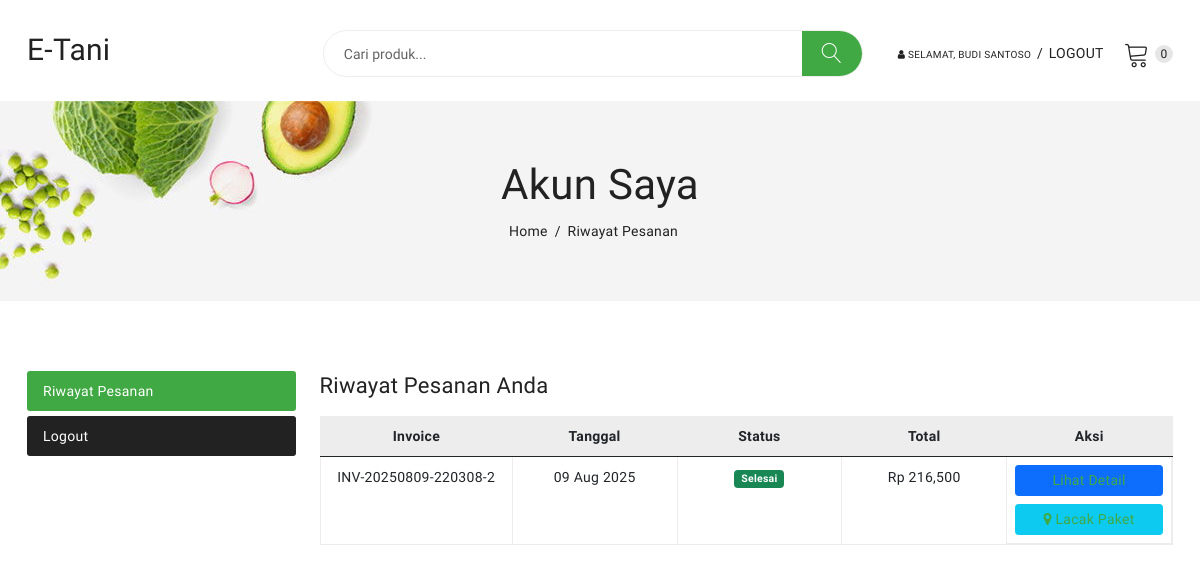
The app's page /akun.php (signed in) with its own data.
### tables this page shows
CREATE TABLE `pesanan` (
  `id_pesanan` int(11) NOT NULL,
  `kode_invoice` varchar(50) NOT NULL,
  `id_pembeli` int(11) NOT NULL,
  `id_kurir` int(11) DEFAULT NULL,
  `alamat_pengiriman` text NOT NULL,
  `total_bayar` decimal(12,0) NOT NULL,
  `ongkir` decimal(10,0) NOT NULL,
  `tgl_pesan` timestamp NOT NULL DEFAULT current_timestamp(),
  `status_pesanan` enum('Menunggu Pembayaran','Menunggu Verifikasi','Diproses','Dikirim','Selesai','Dibatalkan') NOT NULL DEFAULT 'Menunggu Pembayaran',
  `metode_pembayaran` varchar(50) DEFAULT NULL,
  `bukti_bayar` varchar(255) DEFAULT NULL,
  `tgl_bayar` datetime DEFAULT NULL,
  `bukti_sampai` varchar(255) DEFAULT NULL,
  `biaya_admin` int(11) NOT NULL COMMENT 'Biaya admin layanan untuk penyedia layanan'
);

### akun.php (the view, shortened to what this page needs)
<?php
include 'header.php';
$id_pembeli = $_SESSION['pembeli_id'];
$query_pesanan = $con->query("SELECT * FROM pesanan WHERE id_pembeli = '$id_pembeli' ORDER BY tgl_pesan DESC");
?>
    <div class="breadcrumbs_area">
        <div class="container">
            <div class="row">
                <div class="col-12">
                    <div class="breadcrumb_content">
                        <h3>Akun Saya</h3>
                        <ul>
                            <li><a href="index.php">Home</a></li>
                            <li>Riwayat Pesanan</li>
                        </ul>
                    </div>
                </div>
            </div>
        </div>
    </div>
    <section class="main_content_area">
        <div class="container">
            <div class="account_dashboard_area">
                <div class="row">
                    <div class="col-sm-12 col-md-3 col-lg-3">
                        <div class="dashboard_tab_button">
                            <ul role="tablist" class="nav flex-column dashboard-list">
                                <li><a href="#orders" data-bs-toggle="tab" class="nav-link active">Riwayat Pesanan</a></li>
                                <li><a href="logout.php" class="nav-link">Logout</a></li>
                            </ul>
                        </div>
                    </div>
                    <div class="col-sm-12 col-md-9 col-lg-9">
                        <div class="tab-content dashboard_content">
                            <div class="tab-pane fade show active" id="orders" >
                                <h3>Riwayat Pesanan Anda</h3>
                                <div class="table-responsive">
                                    <table class="table">
                                        <thead>
                                            <tr>
                                                <th>Invoice</th>
                                                <th>Tanggal</th>
                                                <th>Status</th>
                                                <th>Total</th>
                                                <th>Aksi</th>
                                            </tr>
                                        </thead>
                                        <tbody>
                                            <?php if ($query_pesanan->num_rows > 0): ?>
                                                <?php while ($pesanan = $query_pesanan->fetch_assoc()):
                                                    $status = $pesanan['status_pesanan'];
                                                    if ($status == 'Menunggu Pembayaran' || $status == 'Menunggu Verifikasi') {
                                                        $badge_color = 'bg-warning';
                                                    } elseif ($status == 'Diproses' || $status == 'Dikirim') {
                                                        $badge_color = 'bg-info';
                                                    } elseif ($status == 'Selesai') {
                                                        $badge_color = 'bg-success';
                                                    } else {
                                                        $badge_color = 'bg-danger';
                                                    }
                                                ?>
                                                <tr>
                                                    <td><?= $pesanan['kode_invoice']; ?></td>
                                                    <td><?= date("d M Y", strtotime($pesanan['tgl_pesan'])); ?></td>
                                                    <td><span class="badge <?= $badge_color; ?>"><?= $status; ?></span></td>
                                                    <td>Rp <?= number_format($pesanan['total_bayar']); ?></td>
                                                    <td class="d-flex flex-column gap-2">
                                                        <a href="detail_pesanan_pembeli.php?invoice=<?= $pesanan['kode_invoice']; ?>" class="btn btn-primary btn-sm">Lihat Detail</a>
                                                        <?php
                                                        if ($pesanan['status_pesanan'] == 'Dikirim' || $pesanan['status_pesanan'] == 'Selesai') :
                                                        ?>
                                                            <a href="lacak_pesanan.php?invoice=<?= $pesanan['kode_invoice']; ?>" class="btn btn-info btn-sm">
                                                                <i class="fa fa-map-marker"></i> Lacak Paket
                                                            </a>
                                                        <?php endif; ?>
                                                    </td>
                                                </tr>
                                                <?php endwhile; ?>
                                            <?php else: ?>
                                                <tr>
                                                    <td colspan="5" class="text-center">Anda belum memiliki riwayat pesanan.</td>
                                                </tr>
                                            <?php endif; ?>
                                        </tbody>
                                    </table>
                                </div>
                            </div>
                        </div>
                    </div>
                </div>
            </div>
        </div>
    </section>
<?php
include 'footer.php';
?>

### records on screen
pesanan: kode_invoice "INV-20250809-220308-2", tgl_pesan "09 Aug 2025", status_pesanan "Selesai", total_bayar "216,500"

### other values on screen
$_SESSION['pembeli_nama'] "BUDI SANTOSO"
